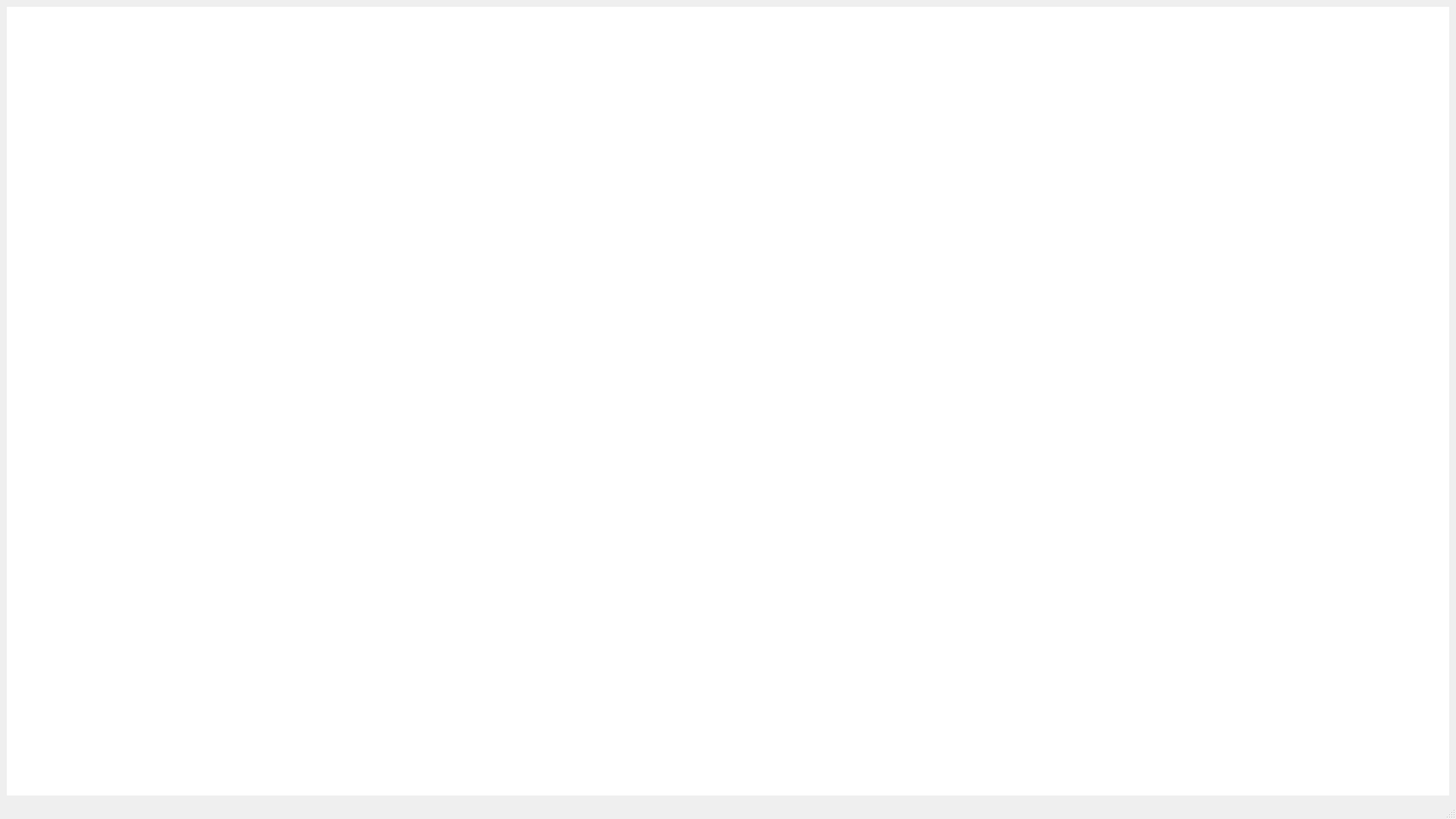
<?xml version="1.0" encoding="UTF-8"?>
<ui version="4.0">
 <class>MainWindow</class>
 <widget class="QMainWindow" name="MainWindow">
  <property name="geometry">
   <rect>
    <x>0</x>
    <y>0</y>
    <width>1920</width>
    <height>1080</height>
   </rect>
  </property>
  <property name="cursor">
   <cursorShape>CrossCursor</cursorShape>
  </property>
  <property name="windowTitle">
   <string>Project Abyss</string>
  </property>
  <widget class="QWidget" name="centralwidget">
   <layout class="QGridLayout" name="gridLayout">
    <item row="0" column="0">
     <widget class="QGraphicsView" name="graphicsView">
      <property name="frameShape">
       <enum>QFrame::NoFrame</enum>
      </property>
      <property name="frameShadow">
       <enum>QFrame::Plain</enum>
      </property>
      <property name="verticalScrollBarPolicy">
       <enum>Qt::ScrollBarAlwaysOff</enum>
      </property>
      <property name="horizontalScrollBarPolicy">
       <enum>Qt::ScrollBarAlwaysOff</enum>
      </property>
     </widget>
    </item>
   </layout>
  </widget>
  <widget class="QMenuBar" name="menubar">
   <property name="geometry">
    <rect>
     <x>0</x>
     <y>0</y>
     <width>1920</width>
     <height>20</height>
    </rect>
   </property>
  </widget>
  <widget class="QStatusBar" name="statusbar"/>
 </widget>
 <resources/>
 <connections/>
</ui>
